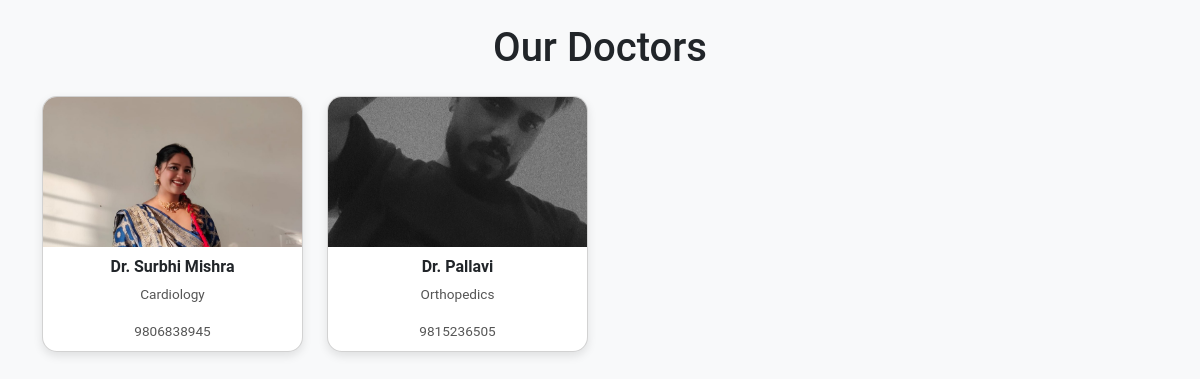
/doctors/, run on an earlier commit of the app's database.
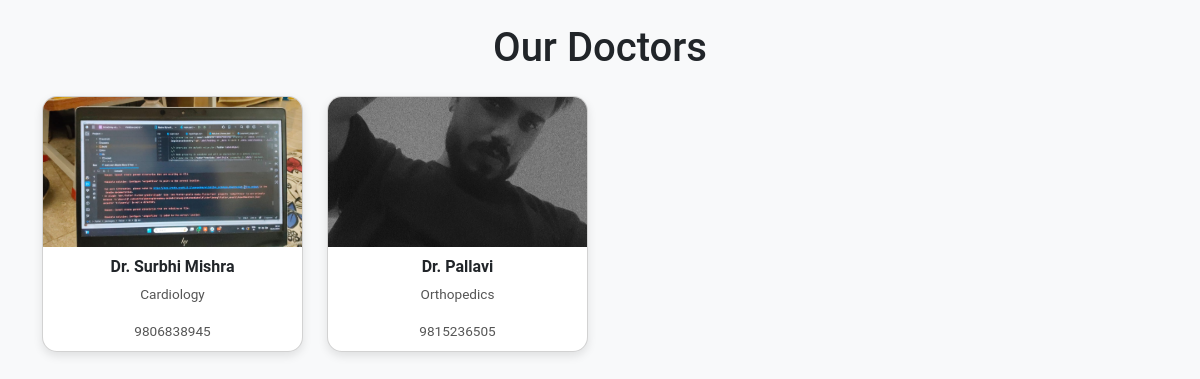
And on a later commit of the database.
### doctors/models.py (models this page shows, shortened)
class Doctor(models.Model):
    name = models.CharField(max_length=100)
    department = models.ForeignKey(Department, on_delete=models.CASCADE)
    contact_number = models.CharField(max_length=15)
    image = models.ImageField(upload_to='doctors/', blank=True, null=True)  # <-- new field

class Department(models.Model):
    name = models.CharField(max_length=100)

### doctors/views.py (the view)
# urls.py: path('doctors/', view_doctors, name='view_doctors'),
def view_doctors(request):
    doctors = Doctor.objects.all()
    return render(request, 'doctors/view_doctors.html', {'doctors': doctors})

### doctors/templates/doctors/view_doctors.html (shortened to what this page needs)
{% load static %}
<!DOCTYPE html>
<html lang="en">
<head>
    <link href="https://cdn.jsdelivr.net/npm/bootstrap@5.3.0/dist/css/bootstrap.min.css" rel="stylesheet">
</head>
<body>
<div class="container py-4">
    <h1 class="text-center mb-4">Our Doctors</h1>
    <div class="row row-cols-1 row-cols-sm-2 row-cols-md-3 row-cols-lg-4 g-4">
        {% for doctor in doctors %}
        <div class="col">
            <div class="card doctor-card">
                {% if doctor.image %}
                <img src="{{ doctor.image.url }}" class="card-img-top" alt="{{ doctor.name }}">
                {% else %}
                <img src="{% static 'default-doctor.png' %}" class="card-img-top" alt="No image">
                {% endif %}
                <div class="card-body">
                    <h5 class="card-title">{{ doctor.name }}</h5>
                    <p class="card-text">{{ doctor.department.name }}</p>
                    <p class="card-text">{{ doctor.contact_number }}</p>
                </div>
            </div>
        </div>
        {% endfor %}
    </div>
</div>
</body>
</html>

### doctors/templates/doctors/view_doctors.html (style rules this page uses)
body { background-color: #f8f9fa; font-family: 'Roboto', sans-serif; }
.doctor-card { border-radius: 15px; overflow: hidden; box-shadow: 0 4px 10px rgba(0,0,0,0.1); transition: transform 0.2s, box-shadow 0.2s; }
.doctor-card img { height: 150px; object-fit: cover; }
.doctor-card .card-body { text-align: center; padding: 10px 5px; }
.doctor-card .card-title { font-size: 1rem; font-weight: 600; }
.doctor-card .card-text { font-size: 0.85rem; color: #555; }

What changed in the data, as far as the page shows it:
changed Doctor "Dr. Surbhi Mishra": image: a different picture
